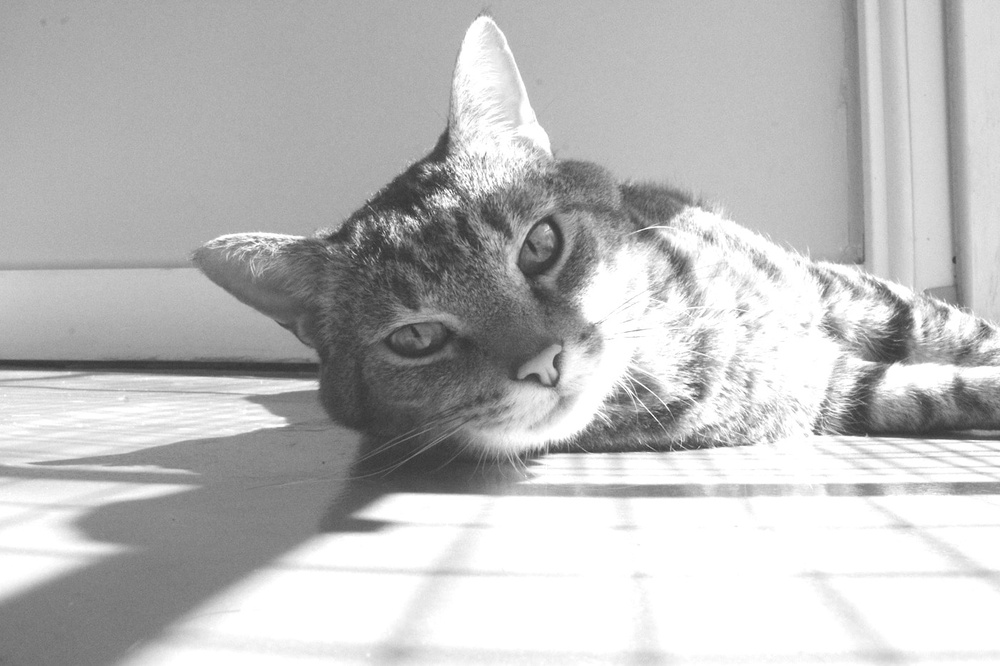
#> input picture frontend/images/cat_brightness+50.jpg, 1000 x 666 px, shrunk from 1400 x 933 before the run
$ python noise.py
#> lines starting #> are read from the running program, lines starting #| are printed output that depends on the picture
import cv2
import numpy as np
import os

def add_noise(image, noise_type, intensity):
    """
    Add noise to an image

    Args:
        image: numpy array of the image
        noise_type: 'salt-pepper', 'gaussian', or 'scratch'
        intensity: float for noise intensity/std_dev/num_scratches
    """
    if noise_type == "salt-pepper":
        # Add salt and pepper noise
        noise_img = image.copy()
        # Generate random coordinates for noise
        rng = np.random.default_rng()
        coords = rng.random(image.shape) < intensity
        # Randomly assign white or black
        noise_img[coords] = rng.choice([0, 255], coords.sum())
        return noise_img

    elif noise_type == "gaussian":
        # Convert image to float for proper noise addition
        float_img = image.astype(float)
        # Generate Gaussian noise with mean=0 and std=intensity
        noise = np.random.normal(0, intensity, image.shape)
        # Add noise to image
        noisy_img = float_img + noise
        # Clip values to valid range and convert back to uint8
        return np.clip(noisy_img, 0, 255).astype(np.uint8)

    elif noise_type == "scratch":
        # Add random scratches
        noise_img = image.copy()
        num_scratches = int(intensity)  # Use intensity directly as number of scratches
        height, width = image.shape
        rng = np.random.default_rng()

        for _ in range(num_scratches):
            # Random start and end points for scratch
            start_x = rng.integers(0, width)
            start_y = rng.integers(0, height)
            end_x = rng.integers(0, width)
            end_y = rng.integers(0, height)

            # Random thickness (1-3 pixels)
            thickness = rng.integers(1, 4)

            # Draw white scratch line
            cv2.line(noise_img,
                    (start_x, start_y),
                    (end_x, end_y),
                    255,  # White color
                    thickness)

        return noise_img
    else:
        raise ValueError("Invalid noise type. Must be 'salt-pepper', 'gaussian', or 'scratch'")

def main():
    print("\nNoise Addition Tool")
    print("------------------")
    print("Enter the path to your image file (or 'q' to quit)")

    while True:
        image_path = input("Image path: ").strip()
#> the answer given: ../../frontend/images/cat_brightness+50.jpg
        if image_path.lower() == 'q':
            print("Goodbye!")
            break

        if not os.path.exists(image_path):
            print(f"Error: File '{image_path}' not found.")
            continue

        # Load the image
        image = cv2.imread(image_path, cv2.IMREAD_GRAYSCALE)
#> image is the input picture: shape (666, 1000); min 51, max 255, mean 188
        if image is None:
            print("Error: Could not load image.")
            continue

        # Get noise type
        print("\nSelect noise type:")
        print("1. Salt & Pepper")
        print("2. Gaussian")
        print("3. Scratch")
        noise_choice = input("Choice (1/2/3): ").strip()
#> the answer given: 1

        noise_type = "salt-pepper" if noise_choice == "1" else "gaussian" if noise_choice == "2" else "scratch"

        # Get intensity
        if noise_type == "salt-pepper":
            intensity = float(input("Enter noise density (0-1): ").strip())
#> the answer given: 1
        elif noise_type == "gaussian":
            intensity = float(input("Enter standard deviation (1-50): ").strip())
        else:
            intensity = float(input("Enter number of scratches (0-10): ").strip())

        # Process image
        try:
            noisy_image = add_noise(image, noise_type, intensity)
#> in add_noise, `noise_img[coords] = rng.choice([0, 255], coords.sum())`:
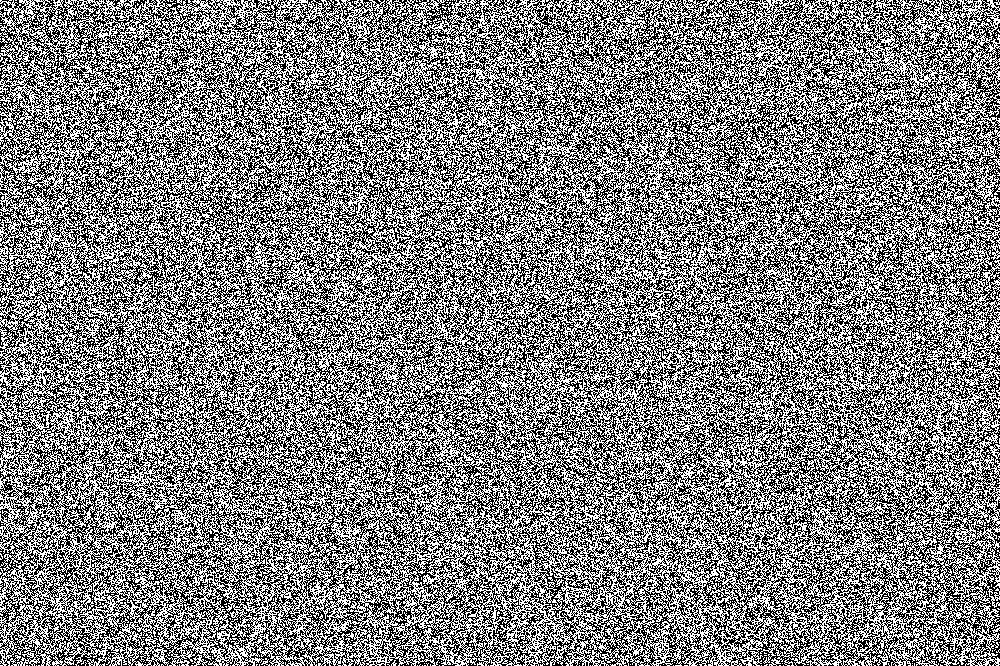
#> noise_img: shape (666, 1000); 49.9% white in thin lines or dots
            # Save result
            output_path = f"{os.path.splitext(image_path)[0]}_{noise_type}_noise.png"
            cv2.imwrite(output_path, noisy_image)
            print(f"\nProcessed image saved as: {output_path}")
        except Exception as e:
            print(f"Error processing image: {str(e)}")
#> pass 2 of the loop in main, `while True:`:
#> the answer given: ../../frontend/images/cat_brightness-50.jpg
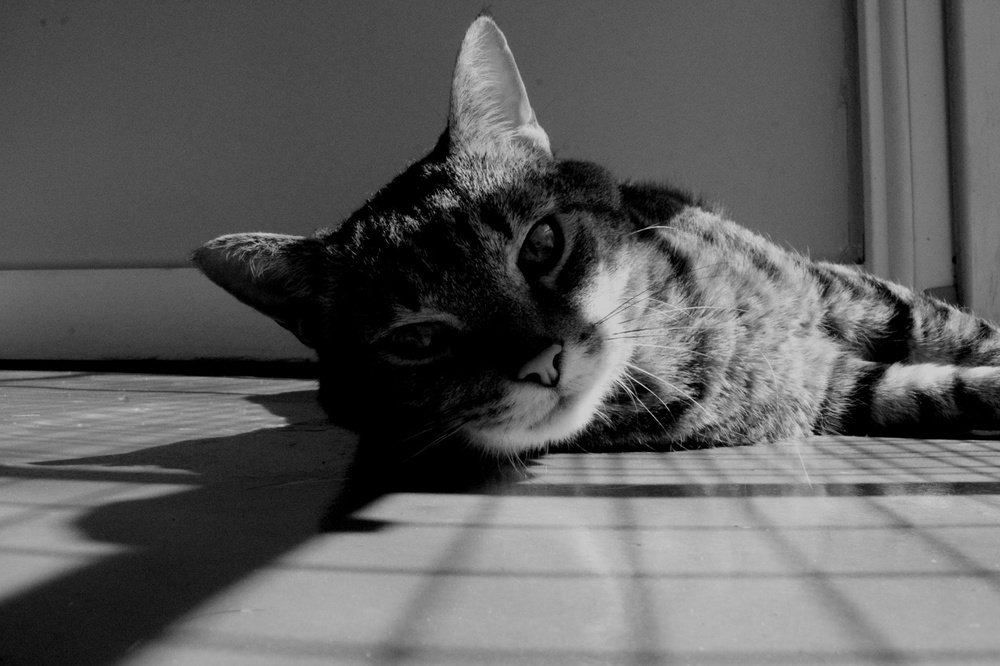
#> input picture frontend/images/cat_brightness-50.jpg, 1000 x 666 px, shrunk from 1400 x 933 before the run
#> in main, image is the input picture: shape (666, 1000); min 0, max 219, mean 93.1
#> the answer given: 1
#> the answer given: 1
#> in add_noise (call 2), `noise_img[coords] = rng.choice([0, 255], coords.sum())`:
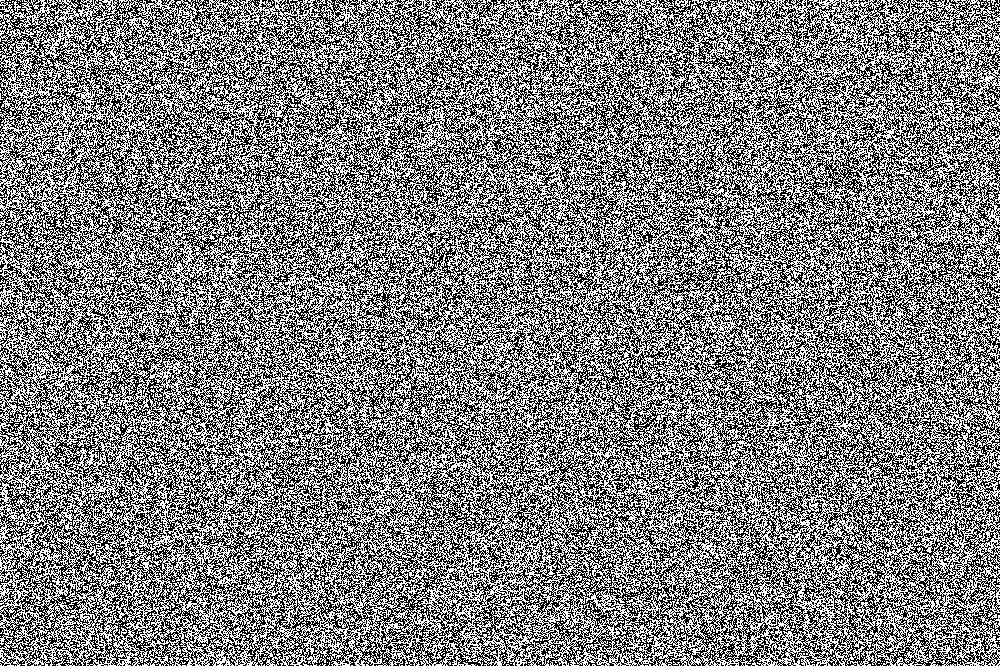
#> noise_img: shape (666, 1000); 50% white; black in thin lines or dots

if __name__ == "__main__":
#> (the run stopped early here; a loop or call above may not have finished)
